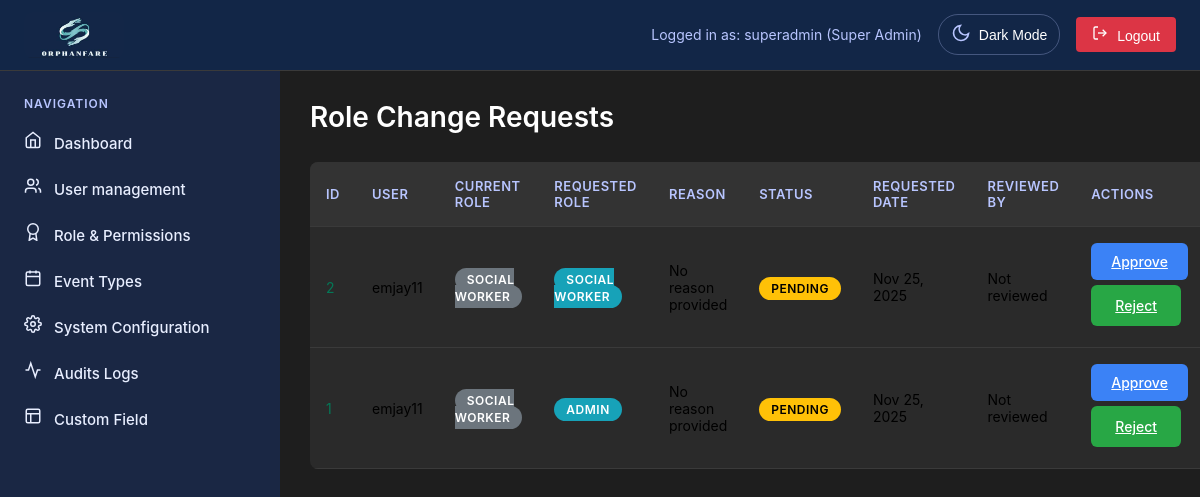
The page /superadmin/role-requests.php (signed in) on the database its author committed.
### tables this page shows
CREATE TABLE `role_change_requests` (
  `id` int(11) NOT NULL,
  `user_id` int(11) NOT NULL,
  `current_role_value` varchar(50) NOT NULL,
  `requested_role_value` varchar(50) NOT NULL,
  `request_reason` text DEFAULT NULL,
  `request_status` enum('pending','approved','rejected') DEFAULT 'pending',
  `reviewed_by_user` int(11) DEFAULT NULL,
  `reviewed_at_time` timestamp NULL DEFAULT NULL,
  `created_at` timestamp NOT NULL DEFAULT current_timestamp(),
  `updated_at` timestamp NOT NULL DEFAULT current_timestamp() ON UPDATE current_timestamp()
);

CREATE TABLE `users` (
  `id` int(11) NOT NULL,
  `username` varchar(50) NOT NULL,
  `email` varchar(100) NOT NULL,
  `password` varchar(255) NOT NULL,
  `role` enum('super_admin','admin','user','Social Worker','Social Welfare Assistant') DEFAULT 'user',
  `status` enum('active','inactive','pending') DEFAULT 'pending',
  `created_at` timestamp NOT NULL DEFAULT current_timestamp(),
  `updated_at` timestamp NOT NULL DEFAULT current_timestamp() ON UPDATE current_timestamp(),
  `two_factor_secret` varchar(32) DEFAULT NULL,
  `two_factor_enabled` tinyint(1) DEFAULT 0,
  `two_factor_verified` tinyint(1) DEFAULT 0,
  `two_factor_backup_codes` text DEFAULT NULL,
  `last_login` timestamp NULL DEFAULT NULL,
  `last_password_change` timestamp NOT NULL DEFAULT current_timestamp(),
  `failed_attempts` int(11) DEFAULT 0,
  `account_locked` tinyint(1) DEFAULT 0,
  `is_active` tinyint(1) DEFAULT 1
);

### superadmin/role-requests.php (the view, shortened to what this page needs)
<?php
require_once 'includes/superheader.php';
$column_check = $conn->query("SHOW COLUMNS FROM role_change_requests");
$columns = [];
while ($col = $column_check->fetch_assoc()) {
    $columns[$col['Field']] = true;
}
$reviewed_by_col = isset($columns['reviewed_by_user']) ? 'reviewed_by_user' : 'reviewed_by';
$status_col = isset($columns['request_status']) ? 'request_status' : 'status';
$requested_role_col = isset($columns['requested_role_value']) ? 'requested_role_value' : 'requested_role';
$reason_col = isset($columns['request_reason']) ? 'request_reason' : 'reason';
$sql = "SELECT r.*, u.username, u.role as user_current_role, ur.username as reviewer_name
        FROM role_change_requests r
        JOIN users u ON r.user_id = u.id
        LEFT JOIN users ur ON r.$reviewed_by_col = ur.id
        ORDER BY r.created_at DESC";
$result = $conn->query($sql);
$requests = [];
if ($result && $result->num_rows > 0) {
    while ($row = $result->fetch_assoc()) {
        $requests[] = $row;
    }
}
?>
<div class="page-active">
    <div class="page-header">
        <h1 class="page-title">Role Change Requests</h1>
    </div>
    <div class="data-table">
        <table>
            <thead>
                <tr>
                    <th>ID</th>
                    <th>User</th>
                    <th>Current Role</th>
                    <th>Requested Role</th>
                    <th>Reason</th>
                    <th>Status</th>
                    <th>Requested Date</th>
                    <th>Reviewed By</th>
                    <th>Actions</th>
                </tr>
            </thead>
            <tbody>
                <?php if (count($requests) > 0): ?>
                    <?php foreach ($requests as $request): ?>
                        <tr>
                            <td style="color: #047857"><?php echo htmlspecialchars($request['id']); ?></td>
                            <td class="username"><?php echo htmlspecialchars($request['username']); ?></td>
                            <td>
                                <span class="status-badge status-mild">
                                    <?php echo htmlspecialchars($request['user_current_role']); ?>
                                </span>
                            </td>
                            <td>
                                <span class="status-badge status-progress">
                                    <?php
                                    $requestedRole = $request[$requested_role_col] ?? 'Unknown';
                                    echo htmlspecialchars($requestedRole);
                                    ?>
                                </span>
                            </td>
                            <td class="reason"><?php echo htmlspecialchars($request[$reason_col] ?: 'No reason provided'); ?></td>
                            <td>
                                <span class="status-badge <?php
                                    $currentStatus = $request[$status_col] ?? 'pending';
                                    echo $currentStatus === 'approved' ? 'status-approved' :
                                         ($currentStatus === 'rejected' ? 'status-urgent' : 'status-pending');
                                ?>">
                                    <?php echo htmlspecialchars(ucfirst($currentStatus)); ?>
                                </span>
                            </td>
                            <td class="requested_date"><?php echo date('M j, Y', strtotime($request['created_at'])); ?></td>
                            <td class="reviewer_name"><?php echo $request['reviewer_name'] ? htmlspecialchars($request['reviewer_name']) : 'Not reviewed'; ?></td>
                            <td class="buttons-actions">
                                <?php
                                $currentStatus = $request[$status_col] ?? 'pending';
                                if ($currentStatus === 'pending'): ?>
                                    <a href="role-requests.php?action=approve&id=<?php echo $request['id']; ?>"
                                       class="action-btn edit-btn"
                                       onclick="return confirm('Approve this role change request?')">Approve</a>
                                    <a href="role-requests.php?action=reject&id=<?php echo $request['id']; ?>"
                                       class="action-btn delete-btn"
                                       onclick="return confirm('Reject this role change request?')">Reject</a>
                                <?php else: ?>
                                    <span style="color: #666; font-size: 12px;">Completed</span>
                                <?php endif; ?>
                            </td>
                        </tr>
                    <?php endforeach; ?>
                <?php else: ?>
                    <tr>
                        <td colspan="9" style="text-align: center; padding: 20px;">No role change requests found.</td>
                    </tr>
                <?php endif; ?>
            </tbody>
        </table>
    </div>
</div>
<?php require_once 'includes/superfooter.php'; ?>

### css/superadmin.css (style rules this page uses)
.page-title { font-size: 28px; font-weight: 600; color: #ffffff; margin-bottom: 8px; }
table { width: 100%; border-collapse: collapse; }
th { background-color: #333333; padding: 16px; text-align: left; font-weight: 600; color: #ffffff; font-size: 14px; }
td { padding: 16px; border-bottom: 1px solid #3a3a3a; font-size: 14px; }
.status-badge { padding: 4px 8px; border-radius: 4px; font-size: 12px; font-weight: 500; }
.action-btn { padding: 6px 12px; border: none; border-radius: 4px; font-size: 12px; margin-right: 8px; cursor: pointer; }
.edit-btn { background-color: #007bff; color: white; }
.delete-btn { background-color: #dc3545; color: white; }

### css/common.css (style rules this page uses)
* { margin: 0; padding: 0; box-sizing: border-box; }
body { font-family: -apple-system, BlinkMacSystemFont, "Segoe UI", Roboto, sans-serif; background-color: #1a1a1a; min-height: 100vh; }
.page-header { display: flex; justify-content: space-between; align-items: center; margin-bottom: 20px; }
.page-title { font-size: 28px; font-weight: 600; color: #ffffff; margin-bottom: 8px; }
.action-btn { background: #28a745; color: white; padding: 12px 24px; border: none; border-radius: 6px; cursor: pointer; font-size: 14px; font-weight: 500; margin-right: 12px; }
table { width: 100%; border-collapse: collapse; margin-top: 16px; background: #2a2a2a; border-radius: 8px; overflow: hidden; }
th, td { justify-content: center; text-align: left; border-bottom: 1px solid #3a3a3a; }
th { background: #333333; color: #b8c5ff; font-weight: 600; font-size: 13px; text-transform: uppercase; letter-spacing: 0.5px; }
td { font-size: 14px; }
.status-badge { padding: 4px 12px; border-radius: 20px; font-size: 12px; font-weight: 600; text-transform: uppercase; letter-spacing: 0.5px; }
.status-progress { background-color: #17a2b8; color: white; }
.status-pending { background-color: #ffc107; color: #000; }
.status-mild { background-color: #6c757d; color: white; }
.edit-btn { background-color: #3b82f6; color: white; border: none; padding: 10px 20px; border-radius: 6px; cursor: pointer; font-size: 14px; font-weight: 500; transition: all 0.2s; }

### superadmin/role-requests.php (style rules this page uses)
.buttons-actions .action-btn { margin-right: 5px; display: inline-block; margin-bottom: 5px; }

### rows shown on the page
role_change_requests: id "2", user.username "emjay11", user.role "SOCIAL WORKER", requested_role_value "SOCIAL WORKER", request_reason "No reason provided", request_status "PENDING", created_at "Nov 25, 2025"
role_change_requests: id "1", user.username "emjay11", user.role "SOCIAL WORKER", requested_role_value "ADMIN", request_reason "No reason provided", request_status "PENDING", created_at "Nov 25, 2025"

### other values the page prints
$_SESSION['username'] "superadmin"
$_SESSION['role'] === 'super_admin' ? 'Super Admin' : 'Admin' "Super Admin"
